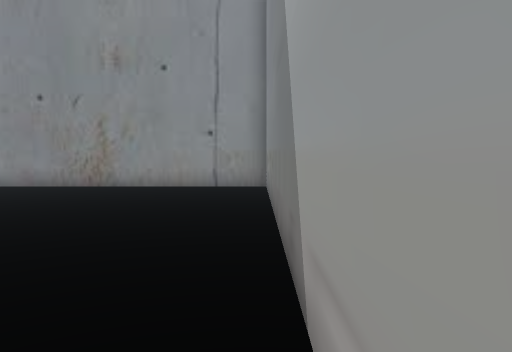
view 1 (above)

16 first-person views from a walk through a scene from a Unity 3-D project. The camera is 1.3 m above the floor, tilts 4° down and sees 70° across. The floor is counted in squares, 1 m on a side. Each view is taken from the middle of a square. On the plan, view 1 faces up. The plan holds only what a view shows up to about 15 squares ahead; the rest is blank. The place goes on beyond the plan. The player character is not drawn. Door leaves are left out, so doorways stand open.

view 2
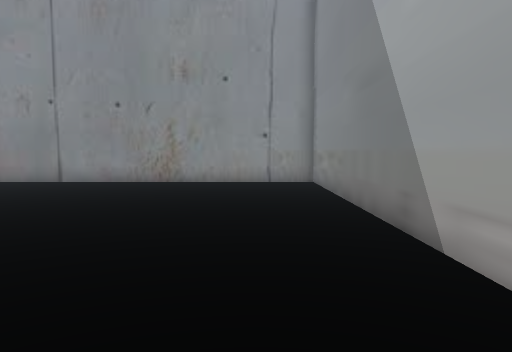

view 3
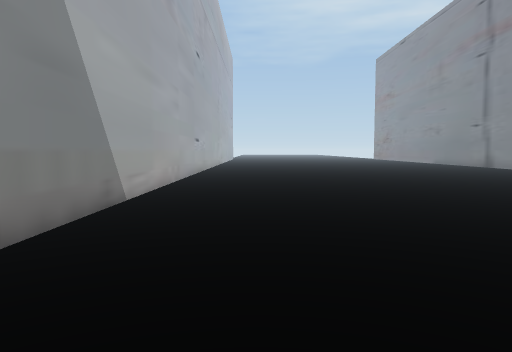

view 4
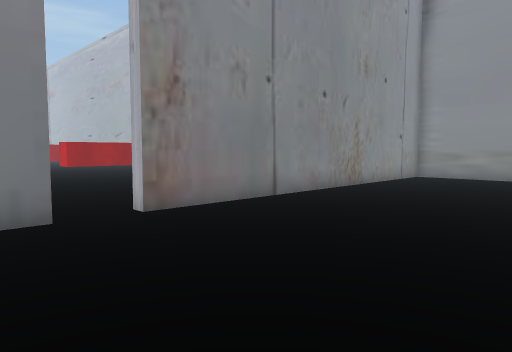

view 5
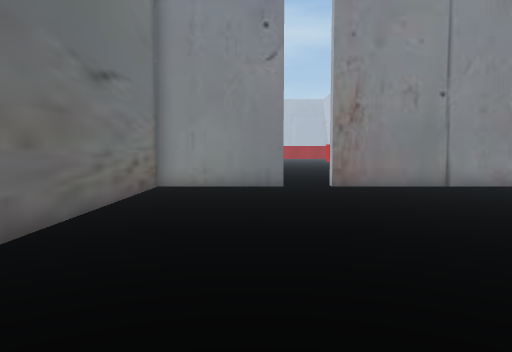

view 6
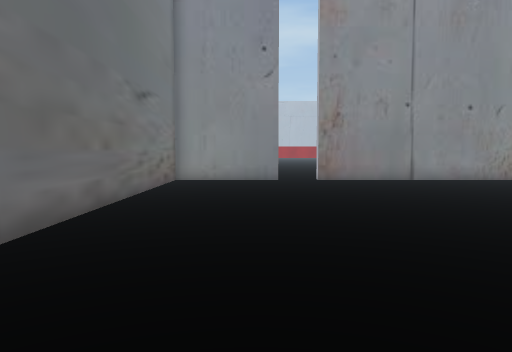

view 7
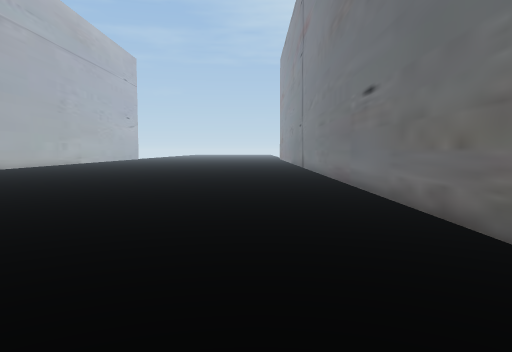

view 8
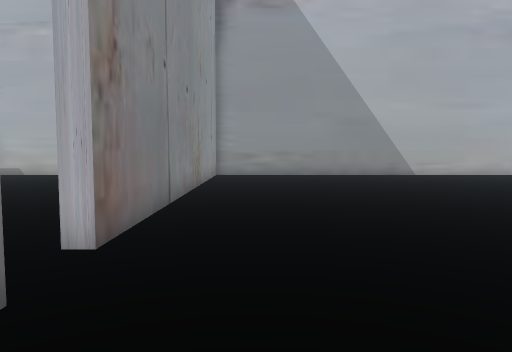

view 9
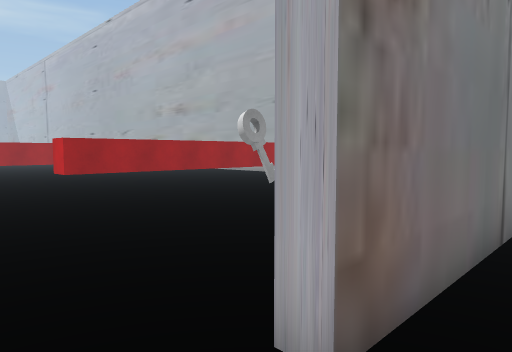

view 10
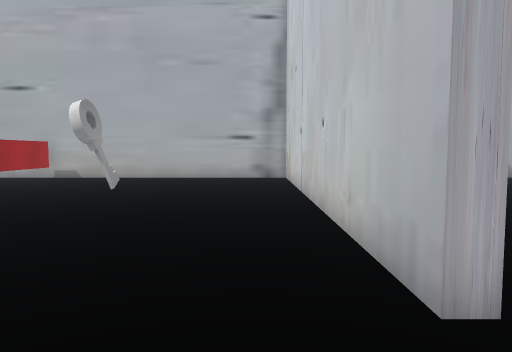

view 11
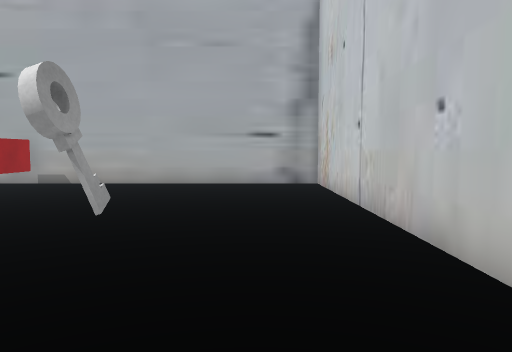

view 12
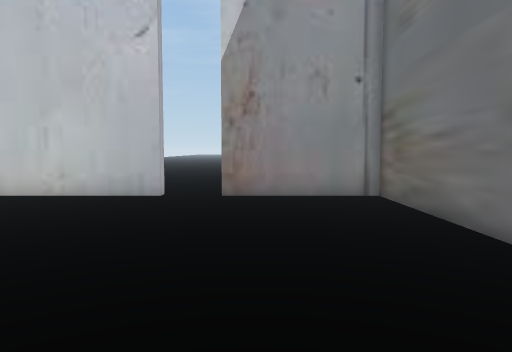

view 13
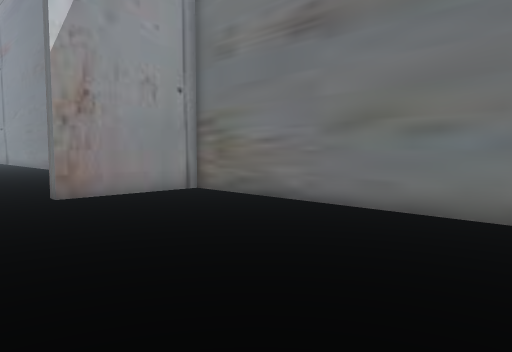

view 14
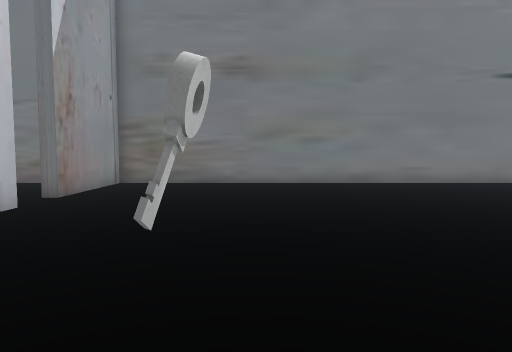

view 15
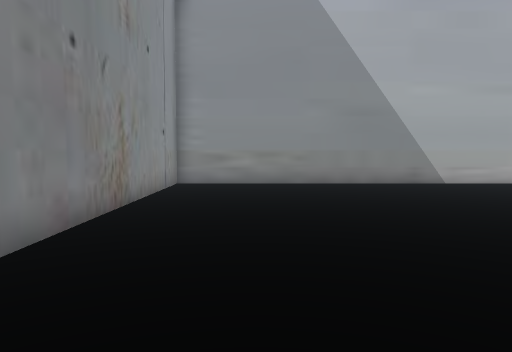

view 16
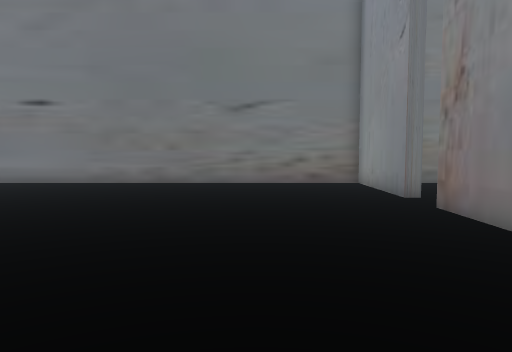

### Floor plan
Points are (right, up) in squares from view 1. A wall is a line through its corners. A room is listed if a view was taken in it or the views show most of it. See-through windows are left out.
Room 1 (views 1, 2, 3, 4, 5, 6, 7, 8, 9, 15, 16)
walls: (-16, 13.6) (-16, 13.1) (-20.5, 13.1) (-20.5, -3); (0.4, -3) (0.4, 13.1) (-14.3, 13.1) (-14.3, 13.6)
ways out: open door at (-15.5, 14) to room 2
Room 2 (views 10, 11, 12, 13, 14)
walls: (-7.1, 24.5) (-12.1, 24.5) (-12.1, 25.5); (-14.3, 13.6) (0.4, 13.6) (0.4, 25.5); (-0.1, 24.5) (-3.5, 24.5); (-20.5, 25.5) (-20.5, 13.6) (-16, 13.6)
ways out: open door at (-15.5, 14) to room 1
objects: key (-10, 18)

Positions as (right, up) in squares from view 1, and headings:
1: (0, 0), facing up
2: (-2, -2), facing up
3: (-3, 12), facing down
4: (-18, 6), facing up-right
5: (-17, 0), facing up
6: (-17, -3), facing up
7: (-17, 12), facing down
8: (-19, 11), facing right
9: (-16, 12), facing up-right
10: (-17, 15), facing right
11: (-14, 16), facing right
12: (-17, 24), facing down
13: (-13, 24), facing down-left
14: (-6, 19), facing left
15: (-14, 10), facing right
16: (-6, 9), facing left
